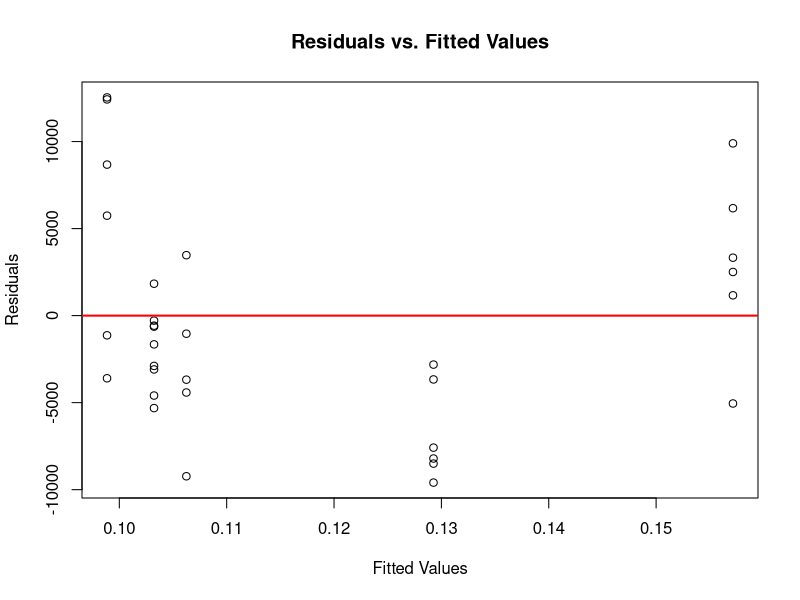
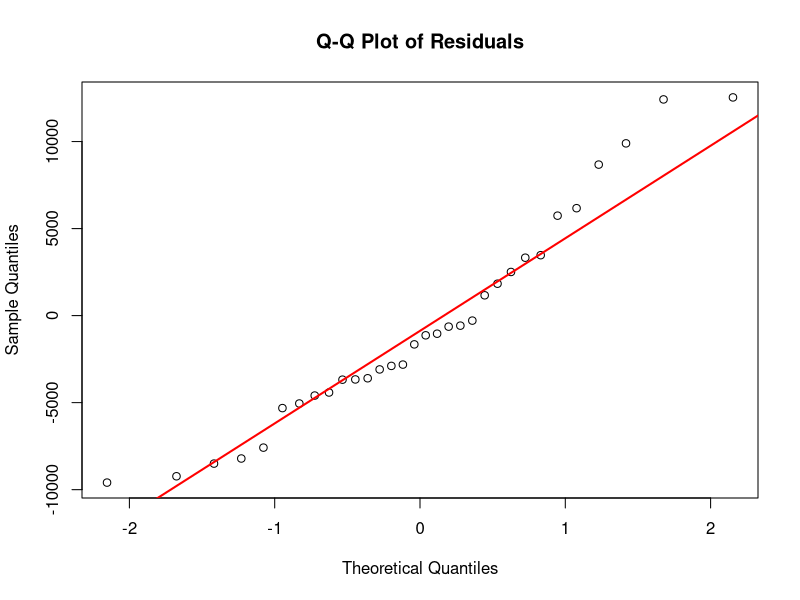

Reproduce these figures in R, in order.
#load data
data = read.csv('../data/paraburk_intrahost_data.csv')
data <- na.omit(data)
#keep only confident entries
data <- data[data$confident == 1,]
#get agricolaris data only
data <- data[data$infect == 'B70', ]
#remove Cavanderia, as it it too distant
data <- data[data$taxonomy != 'Cavenderia_aureostipes', ]
#get infected and uninfected spores
data$infected_spores <- data$rfpper / 100 * data$total_spore
data$uninfected_spores <- data$total_spore - data$infected_spores
data$infected_spores <- round(data$infected_spores)
data$uninfected_spores <- round(data$uninfected_spores)

#fit logistic model
model <- glm(cbind(infected_spores, uninfected_spores) ~ distance_from_discoideum, 
             data = data, 
             family = quasibinomial())

summary(model)
plogis(confint(model))
plogis(coef(model))

#assess model
predicted.proportions <- predict(model, type = "response")

# Residuals from the model
residuals <- residuals(model, type = "deviance")

# Plot residuals vs. fitted values
plot(predicted.proportions, residuals,
     xlab = "Fitted Values", ylab = "Residuals",
     main = "Residuals vs. Fitted Values")
abline(h = 0, col = "red", lwd = 2)

# Q-Q plot of the residuals
qqnorm(residuals, main = "Q-Q Plot of Residuals")
qqline(residuals, col = "red", lwd = 2)
shapiro.test(residuals)

#get model predictions and write out
model.data <- data.frame(distance_from_discoideum = seq(min(data$distance_from_discoideum),
                                                      max(data$distance_from_discoideum), 
                                                      length.out = 100))

#get the predicted values and their standard errors
predictions <- predict(model, model.data, type = "link", se.fit = TRUE)
model.data$fit <- predictions$fit
model.data$se <- predictions$se.fit
model.data$lower <- predictions$fit - 1.96 * predictions$se.fit
model.data$upper <- predictions$fit + 1.96 * predictions$se.fit

#transform to the probability scale using plogis
model.data$fit <- plogis(model.data$fit)
model.data$lower <- plogis(model.data$lower)
model.data$upper <- plogis(model.data$upper)

write.csv(model.data, '../data/agricolaris_spore_prevalence_dicty_phylo_model.csv')